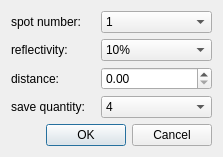
<?xml version="1.0" encoding="UTF-8"?>
<ui version="4.0">
 <class>ContinuousSaveRaw</class>
 <widget class="QDialog" name="ContinuousSaveRaw">
  <property name="geometry">
   <rect>
    <x>0</x>
    <y>0</y>
    <width>223</width>
    <height>153</height>
   </rect>
  </property>
  <property name="windowTitle">
   <string>continuous save raws</string>
  </property>
  <layout class="QGridLayout" name="gridLayout_2">
   <item row="0" column="0">
    <layout class="QGridLayout" name="gridLayout">
     <item row="0" column="0">
      <widget class="QLabel" name="label">
       <property name="text">
        <string>spot number:</string>
       </property>
      </widget>
     </item>
     <item row="0" column="1">
      <widget class="QComboBox" name="cb_spot_number">
       <item>
        <property name="text">
         <string>1</string>
        </property>
       </item>
       <item>
        <property name="text">
         <string>2</string>
        </property>
       </item>
       <item>
        <property name="text">
         <string>3</string>
        </property>
       </item>
       <item>
        <property name="text">
         <string>4</string>
        </property>
       </item>
       <item>
        <property name="text">
         <string>5</string>
        </property>
       </item>
       <item>
        <property name="text">
         <string>6</string>
        </property>
       </item>
      </widget>
     </item>
     <item row="1" column="0">
      <widget class="QLabel" name="label_3">
       <property name="text">
        <string>reflectivity:</string>
       </property>
      </widget>
     </item>
     <item row="1" column="1">
      <widget class="QComboBox" name="cb_reflectivity">
       <item>
        <property name="text">
         <string>10%</string>
        </property>
       </item>
       <item>
        <property name="text">
         <string>30%</string>
        </property>
       </item>
       <item>
        <property name="text">
         <string>50%</string>
        </property>
       </item>
       <item>
        <property name="text">
         <string>70%</string>
        </property>
       </item>
       <item>
        <property name="text">
         <string>80% white wall</string>
        </property>
       </item>
       <item>
        <property name="text">
         <string>90%</string>
        </property>
       </item>
      </widget>
     </item>
     <item row="2" column="0">
      <widget class="QLabel" name="label_4">
       <property name="text">
        <string>distance:</string>
       </property>
      </widget>
     </item>
     <item row="2" column="1">
      <widget class="QDoubleSpinBox" name="dsb_distance"/>
     </item>
     <item row="3" column="0">
      <widget class="QLabel" name="label_2">
       <property name="text">
        <string>save quantity:</string>
       </property>
      </widget>
     </item>
     <item row="3" column="1">
      <widget class="QComboBox" name="cb_save_quantity">
       <item>
        <property name="text">
         <string>4</string>
        </property>
       </item>
       <item>
        <property name="text">
         <string>8</string>
        </property>
       </item>
       <item>
        <property name="text">
         <string>32</string>
        </property>
       </item>
       <item>
        <property name="text">
         <string>64</string>
        </property>
       </item>
       <item>
        <property name="text">
         <string>100</string>
        </property>
       </item>
      </widget>
     </item>
    </layout>
   </item>
   <item row="1" column="0">
    <widget class="QDialogButtonBox" name="buttonBox">
     <property name="orientation">
      <enum>Qt::Horizontal</enum>
     </property>
     <property name="standardButtons">
      <set>QDialogButtonBox::Cancel|QDialogButtonBox::Ok</set>
     </property>
    </widget>
   </item>
  </layout>
 </widget>
 <resources/>
 <connections>
  <connection>
   <sender>buttonBox</sender>
   <signal>accepted()</signal>
   <receiver>ContinuousSaveRaw</receiver>
   <slot>accept()</slot>
   <hints>
    <hint type="sourcelabel">
     <x>248</x>
     <y>254</y>
    </hint>
    <hint type="destinationlabel">
     <x>157</x>
     <y>274</y>
    </hint>
   </hints>
  </connection>
  <connection>
   <sender>buttonBox</sender>
   <signal>rejected()</signal>
   <receiver>ContinuousSaveRaw</receiver>
   <slot>reject()</slot>
   <hints>
    <hint type="sourcelabel">
     <x>316</x>
     <y>260</y>
    </hint>
    <hint type="destinationlabel">
     <x>286</x>
     <y>274</y>
    </hint>
   </hints>
  </connection>
 </connections>
</ui>
